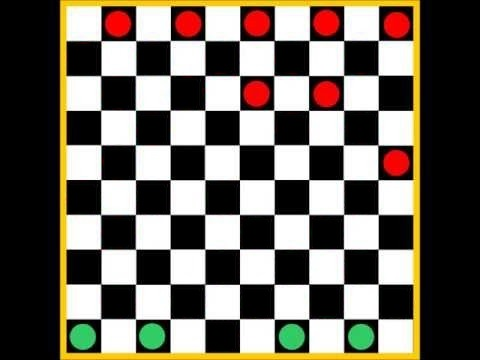
#> input picture ImagemB.jpeg, 480 x 360 px
$ python TestescomTabuleiro.py
#> lines starting #> are read from the running program, lines starting #| are printed output that depends on the picture; after the words box and inside, x2 and y2 are one past the last pixel; in counts of white or black regions, pixels touching at a corner belong together
#> in Test2, img is the input picture: shape (360, 480, 3); mean B, G, R 92.7, 102.8, 109.5
#Python 3.7.9
#OpenCV 4
import cv2
import numpy as np
import os

def manual_threshold_imagem(img,type_thres = 1):
    result = np.zeros((img.shape[0],img.shape[1]))
    for i in range(img.shape[0]):
        for j in range(img.shape[1]):

            if type_thres == 1:
                if img[i,j]>=50:
                    result[i,j] = 255
                else:
                    result[i,j] = 0
            elif type_thres == 2:
                if img[i,j]>=50:
                    result[i,j] = 0
                else:
                    result[i,j] = 255

    return result.astype('uint8')

def sharpen_img(img):  # Melhorando detalhes
    kernel = np.array([[-1,-1,-1], [-1,9,-1], [-1,-1,-1]])
    result = cv2.filter2D(img,-1,kernel)
    return result

# [44 lines left out: functions checacores, contapecas, not called in this run]


def removepecas(img):
    raw_img = img.copy()
    img = img[7:img.shape[0]-7,17:img.shape[1]-27,:] #Cortando bordas
#> img: shape (346, 436, 3)
    gray = cv2.cvtColor(img, cv2.COLOR_BGR2GRAY)
    img = cv2.medianBlur(gray,3)
#> img: shape (346, 436)
    img = sharpen_img(img)


    thr = manual_threshold_imagem(gray,1)
#> after the loop in manual_threshold_imagem, `for i in range(img.shape[0]):`:
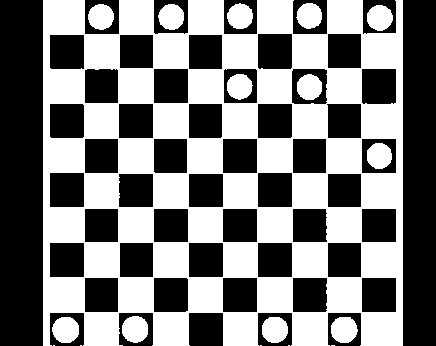
#> result: shape (346, 436) float64; 49.3% white; 18 white regions (5 under 20 px), largest, box (x1, y1, x2, y2) and area: (43, 0, 403, 346) 67888, (52, 317, 79, 343) 565, (122, 316, 148, 343) 565

    kernel = cv2.getStructuringElement(cv2.MORPH_RECT, (3,3))
    close = cv2.erode(thr,kernel,iterations = 1)
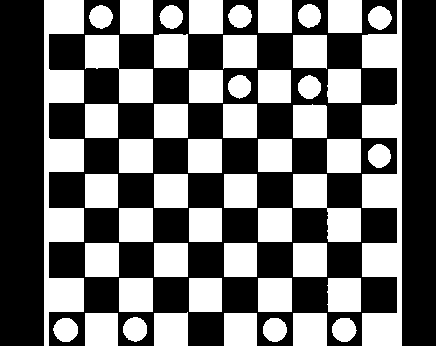
#> close: shape (346, 436); 43.6% white; 52 white regions

    cnts = cv2.findContours(close, cv2.RETR_EXTERNAL, cv2.CHAIN_APPROX_SIMPLE)
#> cnts = 52 contours; largest, box (x1, y1, x2, y2) and area: (44, 0, 84, 346) 7092, (362, 0, 402, 346) 7086, (293, 174, 361, 242) 2160, (85, 35, 153, 103) 2148, (258, 278, 292, 312) 1089
    cnts = cnts[0] if len(cnts) == 2 else cnts[1]

    min_area = 200
    max_area = 550

    for c in cnts:
        area = cv2.contourArea(c)
        if area > min_area and area < max_area:
            x,y,w,h = cv2.boundingRect(c)
            raw_img[2+y:y+h+10, 13+x:x+h+21] = 0 # Corrigindo o deslocamento causado pelo corte inicial e aplicando a nova cor
#> this loop made 52 passes
#> (area, x, y, w, h) on passes 1, 2, 3, 4, 24, 33, 34, 42, 43, 44, 45, 46: (425.5, 332, 318, 25, 24), (421, 263, 318, 24, 24), (429, 53, 318, 25, 24), (428, 123, 317, 24, 25), (393, 368, 144, 23, 24), (389, 298, 75, 23, 24), (387, 228, 75, 23, 24), (392.5, 368, 6, 24, 24), (387.5, 228, 5, 24, 23), (395.5, 159, 5, 24, 24), (395, 89, 5, 24, 24), (389, 298, 4, 23, 24)
#> (c, area) on passes 5, 6, 7, 10, 11, 12: ([[293, 313], [293, 345], [326, 345], [326, 313]], 1056), ([[224, 313], [224, 345], [256, 345], [256, 313]], 1024), ([[85, 313], [85, 345], [117, 345], [117, 313]], 1024), ([[258, 278], [258, 311], [291, 311], [291, 278]], 1089), ([[189, 278], [189, 311], [221, 311], [221, 278]], 1056), ([[119, 278], [119, 311], [152, 311], [152, 278]], 1089)
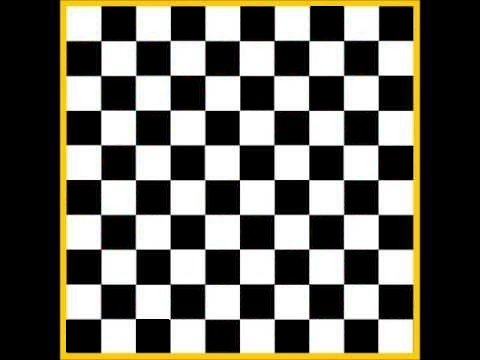
#> raw_img: shape (360, 480, 3); 7.1% of pixels changed, all inside (x1, y1, x2, y2) = (66, 6, 413, 352)
    return raw_img

def segmentapecas(img,mascara):
    mascara = mascara[7:mascara.shape[0]-7,65:mascara.shape[1]-67,:] #Cortando bordas
    raw_img = img[7:img.shape[0]-7,65:img.shape[1]-67,:]
#> raw_img: shape (346, 348, 3)
    gray = cv2.cvtColor(mascara, cv2.COLOR_BGR2GRAY)
#> gray: shape (346, 348)
    mascara = cv2.medianBlur(gray,3)
#> mascara: shape (346, 348)
    mascara = sharpen_img(mascara)
    listadequadros = []


    thr_brancas = manual_threshold_imagem(mascara,1)
#> call 2 of manual_threshold_imagem, with type_thres = 1
#> after the loop in manual_threshold_imagem (call 2), `for i in range(img.shape[0]):`:
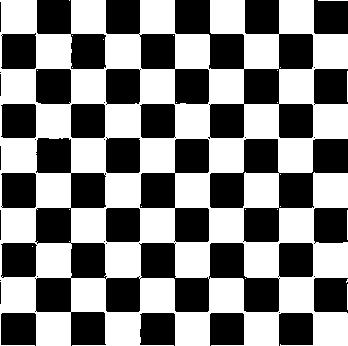
#> result: shape (346, 348) float64; 51.5% white; 43 black regions (13 under 20 px), largest, box (x1, y1, x2, y2) and area: (35, 138, 280, 346) 12971, (175, 0, 313, 139) 8257, (210, 139, 348, 242) 5904
    thr_pretas = manual_threshold_imagem(mascara,2)

    thr = [thr_brancas,thr_pretas]
    for img_preprocessada in thr:
        kernel = cv2.getStructuringElement(cv2.MORPH_RECT, (5,5))
        close = cv2.erode(img_preprocessada,kernel,iterations = 1)

        cnts = cv2.findContours(close, cv2.RETR_EXTERNAL, cv2.CHAIN_APPROX_SIMPLE)
        cnts = cnts[0] if len(cnts) == 2 else cnts[1]

        min_area = 200
        max_area = 1550
        for c in cnts:
            area = cv2.contourArea(c)
            if area > min_area and area < max_area:
                x,y,w,h = cv2.boundingRect(c)
                ROI = raw_img[y:y+h, x:x+h]
                listadequadros.append(ROI)
#> this loop made 2 passes
#> (min_area, max_area) on passes 1 to 2: (200, 1550), (200, 1550)
#> pass 1, in segmentapecas, `close = cv2.erode(img_preprocessada,kernel,iterations = 1)`:
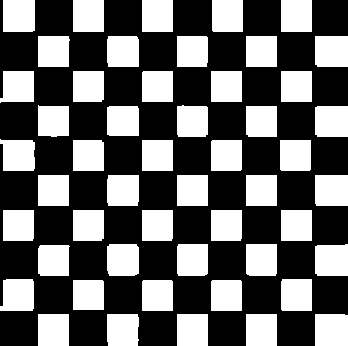
#> close: shape (346, 348); 40.5% white; 50 white regions, largest, box (x1, y1, x2, y2) and area: (315, 314, 348, 346) 1053, (3, 0, 35, 32) 1022, (315, 175, 348, 206) 1021
#> pass 2, in segmentapecas, `close = cv2.erode(img_preprocessada,kernel,iterations = 1)`:
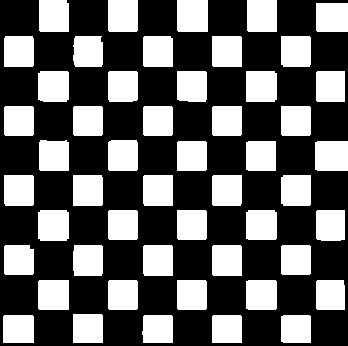
#> close: shape (346, 348); 37.8% white; 50 white regions, largest, box (x1, y1, x2, y2) and area: (177, 0, 208, 32) 991, (315, 141, 348, 171) 986, (247, 0, 277, 32) 959
#> after the loop, listadequadros = 100 items

    return listadequadros

# [4 lines left out: function Test1, not called in this run]

def Test2():
    img = cv2.imread("ImagemB.jpeg")
    tabuleirofiltrado = removepecas(img)
    listadepecas = segmentapecas(img,tabuleirofiltrado)
#> listadepecas = 100 items
    listadepecas.reverse() #Colocando a lista de segmentos na sequencia correta comparado ao tabuleiro na imagem de entrada
    print("Quantidade de quadros: "+ str(len(listadepecas)))
#| Quantidade de quadros: 100
    b=0
    a=0

    if not os.path.exists("Segmentados"):
        os.makedirs("Segmentados")


    mid = int(len(listadepecas)/2)
#> mid = 50

    imgsA = listadepecas[0:mid]
#> imgsA = 50 items
    imgsB = listadepecas[mid:100]
#> imgsB = 50 items
    for i in range(0,50):

        cv2.imwrite("Segmentados/"+str(a)+str(b)+'.jpg',imgsB[i])
        b = b+1
        cv2.imwrite("Segmentados/"+str(a)+str(b)+'.jpg',imgsA[i])
        b = b+1
        if b == 10:
            a = a+1
            b = 0
#> this loop made 50 passes
#> pass 2, in Test2, `cv2.imwrite("Segmentados/"+str(a)+str(b)+'.jpg',imgsA[i])`:
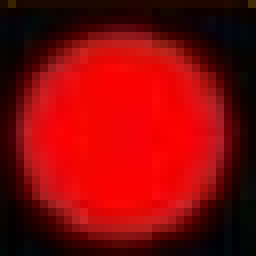
#> saved as 03.jpg: shape (32, 32, 3) (shown 8 times larger); mean B, G, R 7.9, 7.4, 131.8
#> after the loop, a = 10; b = 0


    while(1):
        cv2.imshow("Pequeno segmento do tabuleiro",listadepecas[0])
        k = cv2.waitKey(33)
#> (key Esc is pressed here)
        if k==27:    #ESC pra sair
            break
            cv2.destroyAllWindows()
        elif k==-1:
            continue


# [12 lines left out: function Test3, not called in this run]


#Test1()
Test2()
#Test3()
